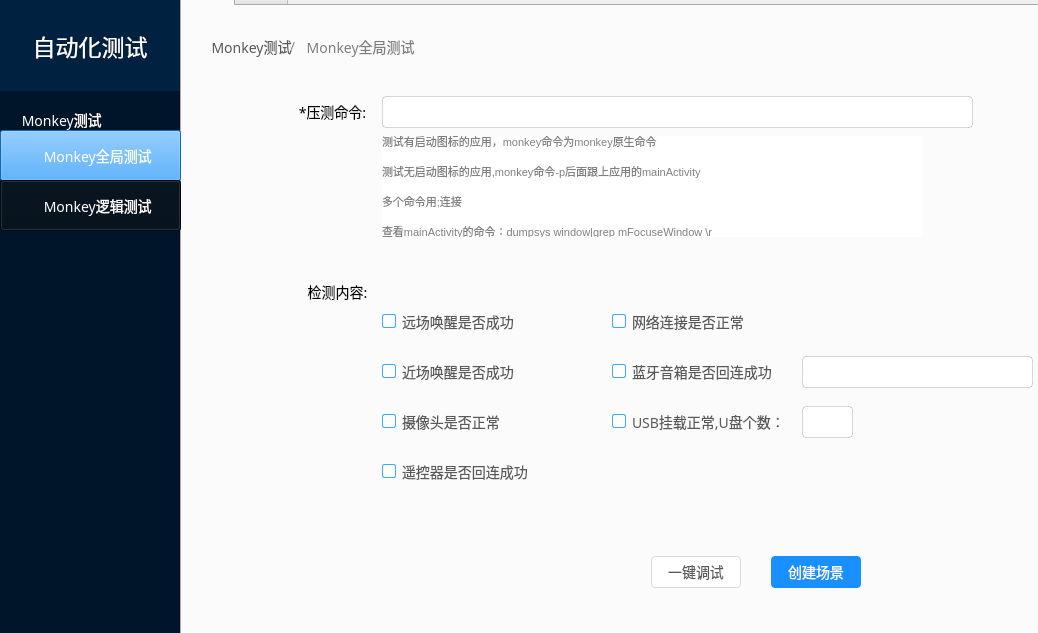
<?xml version="1.0" encoding="UTF-8"?>
<ui version="4.0">
 <class>MainWindow</class>
 <widget class="QMainWindow" name="MainWindow">
  <property name="geometry">
   <rect>
    <x>0</x>
    <y>0</y>
    <width>1038</width>
    <height>633</height>
   </rect>
  </property>
  <property name="windowTitle">
   <string>MainWindow</string>
  </property>
  <property name="styleSheet">
   <string notr="true">QPushButton#pushButton_3 {
background: #000C17;
box-shadow: inset 0 2px 8px 0 rgba(0,0,0,0.45);
opacity: 0.65;
font-family: PingFangSC-Regular;
font-size: 14px;
color: #FFFFFF;
line-height: 22px;
}
QPushButton#pushButton_2{
background: #1890FF;
box-shadow: inset 0 2px 8px 0 rgba(0,0,0,0.45);
opacity: 0.65;
font-family: PingFangSC-Regular;
font-size: 14px;
color: #FFFFFF;
line-height: 22px;
}
</string>
  </property>
  <widget class="QWidget" name="centralwidget">
   <widget class="QTabWidget" name="tabWidget">
    <property name="geometry">
     <rect>
      <x>180</x>
      <y>-20</y>
      <width>1011</width>
      <height>671</height>
     </rect>
    </property>
    <property name="styleSheet">
     <string notr="true">QLabel {
font-family: PingFangSC-Regular;
font-size: 14px;
color: rgba(0,0,0);
text-align: right;
line-height: 22px;
}
QLabel#label_12 {
font-family: PingFangSC-Regular;
font-size: 12px;
color: rgba(255,0,0);
text-align: right;
line-height: 22px;
}
QCheckBox{
	font-family: PingFangSC-Regular;
	font-size: 14px;
	color: rgba(0,0,0,0.65);
	letter-spacing: 0;
	text-align: left;
	line-height: 22px;
}
QCheckBox::indicator{
	background: #FFFFFF;
	border: 1px solid #40A9FF;
	border-radius: 2px;
	border-radius: 2px;
	width: 12px;
	height: 12px;
}
QCheckBox::indicator:checked{
	image: url(./src/qss/复选-已选.svg);
}
QRadioButton {
font-family: PingFangSC-Regular;
font-size: 14px;
color: rgba(0,0,0,0.65);
text-align: left;
line-height: 22px;}
QPushButton#pushButton_7,#pushButton_9{
font-family: PingFangSC-Regular;
font-size: 14px;
color: #FFFFFF;
line-height: 22px;
background: #1890FF;
border-radius: 4px;
border-radius: 4px;
}
QPushButton#pushButton_8,#pushButton_10 {
font-family: PingFangSC-Regular;
font-size: 14px;
color: rgba(0,0,0,0.65);
line-height: 22px;
background: #FFFFFF;
border: 1px solid #D9D9D9;
border-radius: 4px;
border-radius: 4px;
}
QLineEdit{
background: #FFFFFF;
border: 1px solid rgba(0,0,0,0.15);
border-radius: 4px;
border-radius: 4px;
}</string>
    </property>
    <property name="currentIndex">
     <number>0</number>
    </property>
    <widget class="QWidget" name="tab">
     <attribute name="title">
      <string>Tab 1</string>
     </attribute>
     <widget class="QLabel" name="label_2">
      <property name="geometry">
       <rect>
        <x>90</x>
        <y>80</y>
        <width>121</width>
        <height>51</height>
       </rect>
      </property>
      <property name="layoutDirection">
       <enum>Qt::LeftToRight</enum>
      </property>
      <property name="styleSheet">
       <string notr="true"/>
      </property>
      <property name="text">
       <string>*压测命令:</string>
      </property>
      <property name="alignment">
       <set>Qt::AlignCenter</set>
      </property>
     </widget>
     <widget class="QLineEdit" name="lineEdit">
      <property name="geometry">
       <rect>
        <x>200</x>
        <y>90</y>
        <width>591</width>
        <height>32</height>
       </rect>
      </property>
      <property name="styleSheet">
       <string notr="true"/>
      </property>
     </widget>
     <widget class="QPushButton" name="pushButton_7">
      <property name="geometry">
       <rect>
        <x>589</x>
        <y>550</y>
        <width>90</width>
        <height>32</height>
       </rect>
      </property>
      <property name="styleSheet">
       <string notr="true"/>
      </property>
      <property name="text">
       <string>创建场景</string>
      </property>
     </widget>
     <widget class="QPushButton" name="pushButton_8">
      <property name="geometry">
       <rect>
        <x>469</x>
        <y>550</y>
        <width>90</width>
        <height>32</height>
       </rect>
      </property>
      <property name="styleSheet">
       <string notr="true"/>
      </property>
      <property name="text">
       <string>一键调试</string>
      </property>
     </widget>
     <widget class="QCheckBox" name="checkBox_18">
      <property name="geometry">
       <rect>
        <x>430</x>
        <y>300</y>
        <width>161</width>
        <height>31</height>
       </rect>
      </property>
      <property name="text">
       <string>网络连接是否正常</string>
      </property>
     </widget>
     <widget class="QLabel" name="label_7">
      <property name="geometry">
       <rect>
        <x>90</x>
        <y>260</y>
        <width>131</width>
        <height>51</height>
       </rect>
      </property>
      <property name="layoutDirection">
       <enum>Qt::LeftToRight</enum>
      </property>
      <property name="styleSheet">
       <string notr="true"/>
      </property>
      <property name="text">
       <string>检测内容:</string>
      </property>
      <property name="alignment">
       <set>Qt::AlignCenter</set>
      </property>
     </widget>
     <widget class="QCheckBox" name="checkBox_21">
      <property name="geometry">
       <rect>
        <x>200</x>
        <y>400</y>
        <width>181</width>
        <height>31</height>
       </rect>
      </property>
      <property name="text">
       <string>摄像头是否正常</string>
      </property>
     </widget>
     <widget class="QCheckBox" name="checkBox_16">
      <property name="geometry">
       <rect>
        <x>430</x>
        <y>400</y>
        <width>191</width>
        <height>31</height>
       </rect>
      </property>
      <property name="text">
       <string>USB挂载正常,U盘个数：</string>
      </property>
     </widget>
     <widget class="QCheckBox" name="checkBox_15">
      <property name="geometry">
       <rect>
        <x>200</x>
        <y>350</y>
        <width>161</width>
        <height>31</height>
       </rect>
      </property>
      <property name="text">
       <string>近场唤醒是否成功</string>
      </property>
     </widget>
     <widget class="QCheckBox" name="checkBox_20">
      <property name="geometry">
       <rect>
        <x>200</x>
        <y>450</y>
        <width>161</width>
        <height>31</height>
       </rect>
      </property>
      <property name="text">
       <string>遥控器是否回连成功</string>
      </property>
     </widget>
     <widget class="QCheckBox" name="checkBox_23">
      <property name="geometry">
       <rect>
        <x>200</x>
        <y>300</y>
        <width>161</width>
        <height>31</height>
       </rect>
      </property>
      <property name="text">
       <string>远场唤醒是否成功</string>
      </property>
     </widget>
     <widget class="QCheckBox" name="checkBox_24">
      <property name="geometry">
       <rect>
        <x>430</x>
        <y>350</y>
        <width>181</width>
        <height>31</height>
       </rect>
      </property>
      <property name="text">
       <string>蓝牙音箱是否回连成功</string>
      </property>
     </widget>
     <widget class="QLineEdit" name="lineEdit_3">
      <property name="geometry">
       <rect>
        <x>620</x>
        <y>350</y>
        <width>231</width>
        <height>32</height>
       </rect>
      </property>
      <property name="styleSheet">
       <string notr="true"/>
      </property>
     </widget>
     <widget class="QLineEdit" name="lineEdit_4">
      <property name="geometry">
       <rect>
        <x>620</x>
        <y>400</y>
        <width>51</width>
        <height>32</height>
       </rect>
      </property>
      <property name="styleSheet">
       <string notr="true"/>
      </property>
     </widget>
     <widget class="QLabel" name="label_4">
      <property name="geometry">
       <rect>
        <x>200</x>
        <y>130</y>
        <width>541</width>
        <height>101</height>
       </rect>
      </property>
      <property name="styleSheet">
       <string notr="true">color:gray;
background-color:rgb(255,255,255);
font-size:11px;
font-weight:Normal;
font-family:Arial;
</string>
      </property>
      <property name="text">
       <string>测试有启动图标的应用，monkey命令为monkey原生命令

测试无启动图标的应用,monkey命令-p后面跟上应用的mainActivity

多个命令用;连接

查看mainActivity的命令：dumpsys window|grep mFocuseWindow \r</string>
      </property>
     </widget>
     <widget class="QLabel" name="label_20">
      <property name="geometry">
       <rect>
        <x>120</x>
        <y>30</y>
        <width>121</width>
        <height>21</height>
       </rect>
      </property>
      <property name="layoutDirection">
       <enum>Qt::LeftToRight</enum>
      </property>
      <property name="styleSheet">
       <string notr="true">QLabel {
font-family: PingFangSC-Regular;
font-size: 14px;
color: rgba(0,0,0,0.50);
line-height: 22px;}</string>
      </property>
      <property name="text">
       <string>Monkey全局测试 </string>
      </property>
      <property name="alignment">
       <set>Qt::AlignCenter</set>
      </property>
     </widget>
     <widget class="QLabel" name="label_14">
      <property name="geometry">
       <rect>
        <x>24</x>
        <y>30</y>
        <width>91</width>
        <height>21</height>
       </rect>
      </property>
      <property name="layoutDirection">
       <enum>Qt::LeftToRight</enum>
      </property>
      <property name="styleSheet">
       <string notr="true">QLabel {
font-family: PingFangSC-Regular;
font-size: 14px;
color: rgba(0,0,0,0.65);
line-height: 22px;}</string>
      </property>
      <property name="text">
       <string>Monkey测试</string>
      </property>
      <property name="alignment">
       <set>Qt::AlignCenter</set>
      </property>
     </widget>
     <widget class="QLabel" name="label_15">
      <property name="geometry">
       <rect>
        <x>100</x>
        <y>30</y>
        <width>21</width>
        <height>21</height>
       </rect>
      </property>
      <property name="layoutDirection">
       <enum>Qt::LeftToRight</enum>
      </property>
      <property name="styleSheet">
       <string notr="true">QLabel {
font-family: PingFangSC-Regular;
font-size: 14px;
color: rgba(0,0,0,0.45);
line-height: 22px;}</string>
      </property>
      <property name="text">
       <string> / </string>
      </property>
      <property name="alignment">
       <set>Qt::AlignCenter</set>
      </property>
     </widget>
    </widget>
    <widget class="QWidget" name="tab_2">
     <attribute name="title">
      <string>Tab 2</string>
     </attribute>
     <widget class="QRadioButton" name="radioButton_5">
      <property name="geometry">
       <rect>
        <x>30</x>
        <y>90</y>
        <width>971</width>
        <height>21</height>
       </rect>
      </property>
      <property name="styleSheet">
       <string notr="true">QAbstractButton
{
font: 75 11pt &quot;新宋体&quot;;
}</string>
      </property>
      <property name="text">
       <string>固定逻辑：launcher-电视家（不执行monkey）-全网搜索-在线音乐-本地音乐视频图片混播（30s）-内置在线视频</string>
      </property>
     </widget>
     <widget class="QRadioButton" name="radioButton_6">
      <property name="geometry">
       <rect>
        <x>30</x>
        <y>130</y>
        <width>211</width>
        <height>21</height>
       </rect>
      </property>
      <property name="styleSheet">
       <string notr="true">QAbstractButton
{
font: 75 11pt &quot;新宋体&quot;;
}</string>
      </property>
      <property name="text">
       <string>自定义monkey逻辑：</string>
      </property>
     </widget>
     <widget class="QPushButton" name="pushButton_9">
      <property name="geometry">
       <rect>
        <x>589</x>
        <y>550</y>
        <width>90</width>
        <height>32</height>
       </rect>
      </property>
      <property name="styleSheet">
       <string notr="true"/>
      </property>
      <property name="text">
       <string>创建场景</string>
      </property>
     </widget>
     <widget class="QPushButton" name="pushButton_10">
      <property name="geometry">
       <rect>
        <x>469</x>
        <y>550</y>
        <width>90</width>
        <height>32</height>
       </rect>
      </property>
      <property name="styleSheet">
       <string notr="true"/>
      </property>
      <property name="text">
       <string>一键调试</string>
      </property>
     </widget>
     <widget class="QLabel" name="label_8">
      <property name="geometry">
       <rect>
        <x>40</x>
        <y>290</y>
        <width>121</width>
        <height>51</height>
       </rect>
      </property>
      <property name="layoutDirection">
       <enum>Qt::LeftToRight</enum>
      </property>
      <property name="styleSheet">
       <string notr="true"/>
      </property>
      <property name="text">
       <string>检测内容:</string>
      </property>
      <property name="alignment">
       <set>Qt::AlignCenter</set>
      </property>
     </widget>
     <widget class="QCheckBox" name="checkBox_19">
      <property name="geometry">
       <rect>
        <x>170</x>
        <y>340</y>
        <width>161</width>
        <height>31</height>
       </rect>
      </property>
      <property name="text">
       <string>近场语音是否唤醒正常</string>
      </property>
     </widget>
     <widget class="QCheckBox" name="checkBox_17">
      <property name="geometry">
       <rect>
        <x>390</x>
        <y>340</y>
        <width>191</width>
        <height>31</height>
       </rect>
      </property>
      <property name="text">
       <string>网络连接是否正常</string>
      </property>
     </widget>
     <widget class="QCheckBox" name="checkBox_22">
      <property name="geometry">
       <rect>
        <x>170</x>
        <y>380</y>
        <width>181</width>
        <height>31</height>
       </rect>
      </property>
      <property name="text">
       <string>远场语音是否唤醒正常</string>
      </property>
     </widget>
     <widget class="QLabel" name="label_13">
      <property name="geometry">
       <rect>
        <x>200</x>
        <y>230</y>
        <width>31</width>
        <height>31</height>
       </rect>
      </property>
      <property name="styleSheet">
       <string notr="true">font: 75 12pt &quot;新宋体&quot;;</string>
      </property>
      <property name="text">
       <string> H</string>
      </property>
     </widget>
     <widget class="QLabel" name="label_6">
      <property name="geometry">
       <rect>
        <x>50</x>
        <y>220</y>
        <width>101</width>
        <height>51</height>
       </rect>
      </property>
      <property name="layoutDirection">
       <enum>Qt::LeftToRight</enum>
      </property>
      <property name="styleSheet">
       <string notr="true"/>
      </property>
      <property name="text">
       <string>切换时长:</string>
      </property>
      <property name="alignment">
       <set>Qt::AlignCenter</set>
      </property>
     </widget>
     <widget class="QLineEdit" name="lineEdit_5">
      <property name="geometry">
       <rect>
        <x>150</x>
        <y>230</y>
        <width>51</width>
        <height>32</height>
       </rect>
      </property>
      <property name="styleSheet">
       <string notr="true"/>
      </property>
     </widget>
     <widget class="QCheckBox" name="checkBox_35">
      <property name="geometry">
       <rect>
        <x>390</x>
        <y>380</y>
        <width>161</width>
        <height>31</height>
       </rect>
      </property>
      <property name="text">
       <string>摄像头是否正常</string>
      </property>
     </widget>
     <widget class="QCheckBox" name="checkBox_36">
      <property name="geometry">
       <rect>
        <x>170</x>
        <y>420</y>
        <width>241</width>
        <height>31</height>
       </rect>
      </property>
      <property name="text">
       <string>蓝牙遥控器是否回连成功</string>
      </property>
     </widget>
     <widget class="QCheckBox" name="checkBox_37">
      <property name="geometry">
       <rect>
        <x>390</x>
        <y>420</y>
        <width>181</width>
        <height>31</height>
       </rect>
      </property>
      <property name="text">
       <string>蓝牙音箱是否回连成功</string>
      </property>
     </widget>
     <widget class="QCheckBox" name="checkBox_38">
      <property name="geometry">
       <rect>
        <x>170</x>
        <y>460</y>
        <width>181</width>
        <height>31</height>
       </rect>
      </property>
      <property name="text">
       <string>USB挂载正常,U盘个数：</string>
      </property>
     </widget>
     <widget class="QLineEdit" name="lineEdit_7">
      <property name="geometry">
       <rect>
        <x>100</x>
        <y>170</y>
        <width>781</width>
        <height>32</height>
       </rect>
      </property>
      <property name="styleSheet">
       <string notr="true"/>
      </property>
     </widget>
     <widget class="QLabel" name="label_12">
      <property name="geometry">
       <rect>
        <x>230</x>
        <y>240</y>
        <width>131</width>
        <height>16</height>
       </rect>
      </property>
      <property name="styleSheet">
       <string notr="true"/>
      </property>
      <property name="text">
       <string>！输入大于0的整数</string>
      </property>
     </widget>
     <widget class="QLineEdit" name="lineEdit_8">
      <property name="geometry">
       <rect>
        <x>570</x>
        <y>420</y>
        <width>231</width>
        <height>32</height>
       </rect>
      </property>
      <property name="styleSheet">
       <string notr="true"/>
      </property>
     </widget>
     <widget class="QLineEdit" name="lineEdit_9">
      <property name="geometry">
       <rect>
        <x>340</x>
        <y>460</y>
        <width>51</width>
        <height>32</height>
       </rect>
      </property>
      <property name="styleSheet">
       <string notr="true"/>
      </property>
     </widget>
     <widget class="QLabel" name="label_17">
      <property name="geometry">
       <rect>
        <x>24</x>
        <y>30</y>
        <width>91</width>
        <height>21</height>
       </rect>
      </property>
      <property name="layoutDirection">
       <enum>Qt::LeftToRight</enum>
      </property>
      <property name="styleSheet">
       <string notr="true">QLabel {
font-family: PingFangSC-Regular;
font-size: 14px;
color: rgba(0,0,0,0.65);
line-height: 22px;}</string>
      </property>
      <property name="text">
       <string>Monkey测试</string>
      </property>
      <property name="alignment">
       <set>Qt::AlignCenter</set>
      </property>
     </widget>
     <widget class="QLabel" name="label_21">
      <property name="geometry">
       <rect>
        <x>120</x>
        <y>30</y>
        <width>101</width>
        <height>21</height>
       </rect>
      </property>
      <property name="layoutDirection">
       <enum>Qt::LeftToRight</enum>
      </property>
      <property name="styleSheet">
       <string notr="true">QLabel {
font-family: PingFangSC-Regular;
font-size: 14px;
color: rgba(0,0,0,0.50);
line-height: 22px;}</string>
      </property>
      <property name="text">
       <string> Monkey逻辑测试</string>
      </property>
      <property name="alignment">
       <set>Qt::AlignCenter</set>
      </property>
     </widget>
     <widget class="QLabel" name="label_16">
      <property name="geometry">
       <rect>
        <x>100</x>
        <y>30</y>
        <width>21</width>
        <height>21</height>
       </rect>
      </property>
      <property name="layoutDirection">
       <enum>Qt::LeftToRight</enum>
      </property>
      <property name="styleSheet">
       <string notr="true">QLabel {
font-family: PingFangSC-Regular;
font-size: 14px;
color: rgba(0,0,0,0.45);
line-height: 22px;}</string>
      </property>
      <property name="text">
       <string> / </string>
      </property>
      <property name="alignment">
       <set>Qt::AlignCenter</set>
      </property>
     </widget>
    </widget>
   </widget>
   <widget class="QLabel" name="label_11">
    <property name="geometry">
     <rect>
      <x>0</x>
      <y>90</y>
      <width>180</width>
      <height>571</height>
     </rect>
    </property>
    <property name="styleSheet">
     <string notr="true">background: #001529;
font-family: PingFangSC-Regular;
font-size: 14px;
color: #FFFFFF;
line-height: 22px;</string>
    </property>
    <property name="text">
     <string>
      Monkey测试</string>
    </property>
    <property name="alignment">
     <set>Qt::AlignLeading|Qt::AlignLeft|Qt::AlignTop</set>
    </property>
   </widget>
   <widget class="QLabel" name="label">
    <property name="geometry">
     <rect>
      <x>0</x>
      <y>0</y>
      <width>180</width>
      <height>91</height>
     </rect>
    </property>
    <property name="styleSheet">
     <string notr="true">font-family: PingFangSC-Medium;
font-size: 23px;
color: #FFFFFF;
text-align: left;
background: #002140;
box-shadow: 2px 0 6px 0 rgba(0,21,41,0.35);</string>
    </property>
    <property name="text">
     <string>自动化测试</string>
    </property>
    <property name="alignment">
     <set>Qt::AlignCenter</set>
    </property>
   </widget>
   <widget class="QPushButton" name="pushButton_2">
    <property name="geometry">
     <rect>
      <x>0</x>
      <y>130</y>
      <width>181</width>
      <height>51</height>
     </rect>
    </property>
    <property name="styleSheet">
     <string notr="true"/>
    </property>
    <property name="text">
     <string>     Monkey全局测试 </string>
    </property>
   </widget>
   <widget class="QPushButton" name="pushButton_3">
    <property name="geometry">
     <rect>
      <x>0</x>
      <y>180</y>
      <width>181</width>
      <height>51</height>
     </rect>
    </property>
    <property name="styleSheet">
     <string notr="true"/>
    </property>
    <property name="text">
     <string>    Monkey逻辑测试</string>
    </property>
   </widget>
  </widget>
 </widget>
 <resources/>
 <connections/>
</ui>
